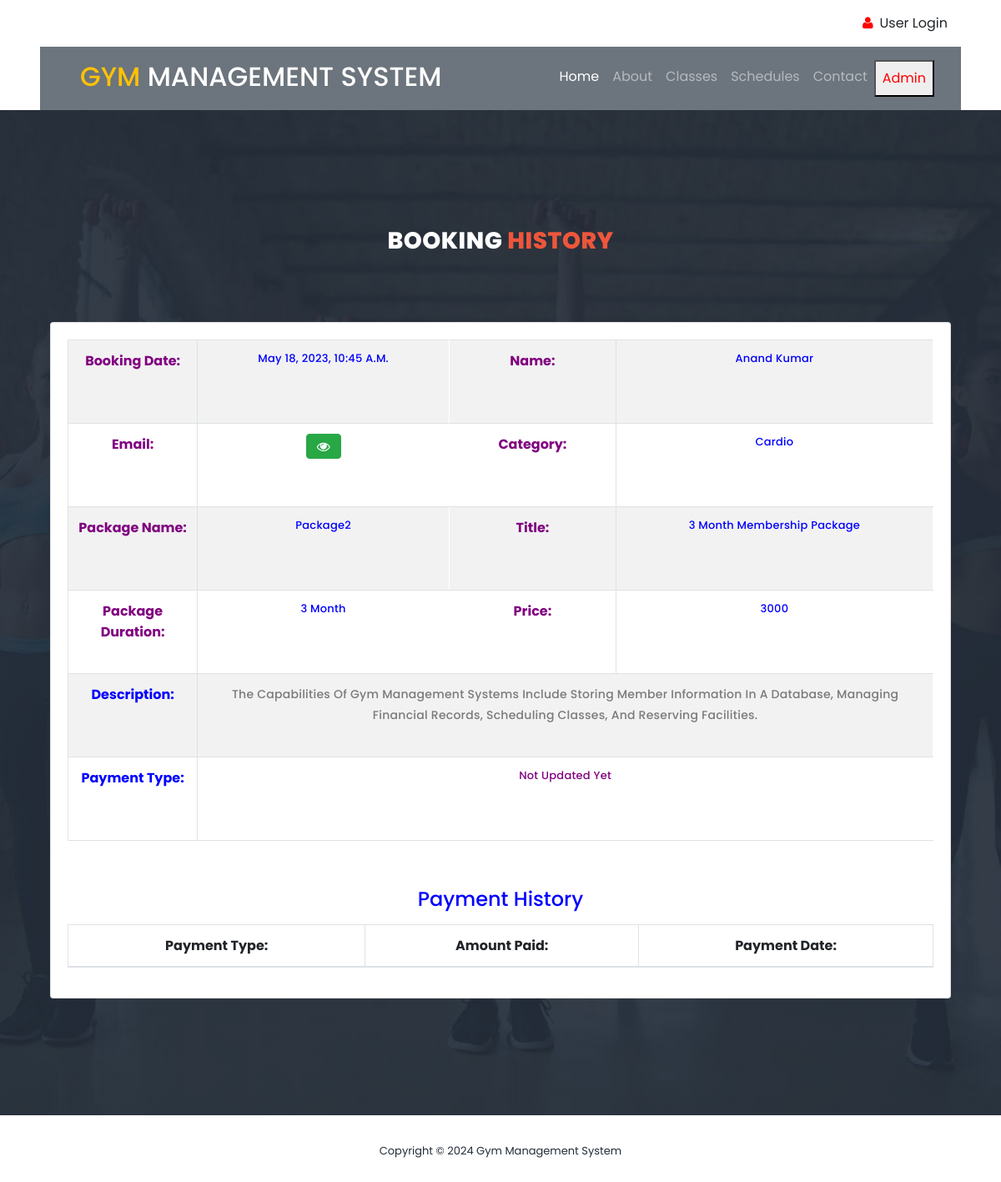
Page /booking_detail/4/ on the committed database.
### gym/models.py (models this page shows, shortened)
class Booking(models.Model):
    package = models.ForeignKey(Package, on_delete=models.CASCADE, null=True, blank=True)
    register = models.ForeignKey(Signup, on_delete=models.CASCADE, null=True, blank=True)
    bookingnumber = models.CharField(max_length=100, null=True, blank=True)
    status = models.IntegerField(choices=STATUS, default=1)
    creationdate = models.DateTimeField(auto_now_add=True)

class Package(models.Model):
    category = models.ForeignKey(Category, on_delete=models.CASCADE, null=True)
    packagename = models.ForeignKey(Packagetype, on_delete=models.CASCADE, null=True)
    titlename = models.CharField(max_length=200, null=True)
    packageduration = models.CharField(max_length=50, null=True)
    price = models.CharField(max_length=200, null=True)
    description = models.CharField(max_length=200, null=True)
    creationdate = models.DateTimeField(auto_now_add=True)

class Signup(models.Model):
    user = models.ForeignKey(User, on_delete=models.CASCADE, null=True)
    mobile = models.CharField(max_length=15, null=True)
    state = models.CharField(max_length=150, null=True)
    city = models.CharField(max_length=150, null=True)
    address = models.CharField(max_length=200, null=True)
    creationdate = models.DateTimeField(auto_now_add=True)

class Category(models.Model):
    categoryname = models.CharField(max_length=200, null=True)
    status = models.CharField(max_length=300, null=True)
    creationdate = models.DateTimeField(auto_now_add=True)

class Packagetype(models.Model):
    category = models.ForeignKey(Category, on_delete=models.CASCADE, null=True)
    packagename = models.CharField(max_length=200, null=True)
    creationdate = models.DateTimeField(auto_now_add=True)
    def __str__(self):
        return self.packagename

### gym/views.py (the view, shortened to what this page needs)
# urls.py: path('booking_detail/<int:pid>/', booking_detail, name="booking_detail"),
def booking_detail(request, pid):
    data = Booking.objects.get(id=pid)
    payment = Paymenthistory.objects.filter(booking=data)
    if request.user.is_staff:
        return render(request, "admin/admin_booking_detail.html", locals())
    else:
        return render(request, "user_booking_detail.html", locals())

### gym/templates/user_booking_detail.html (shortened to what this page needs)
{% load static %}
<link rel="stylesheet" href="https://cdnjs.cloudflare.com/ajax/libs/font-awesome/6.2.0/css/all.min.css" />
<html lang="en">
<head>
    <link rel="stylesheet" type="text/css" href="{% static 'assets/css/bootstrap.min.css' %}">
    <link rel="stylesheet" type="text/css" href="{% static 'assets/css/font-awesome.css' %}">
    <link rel="stylesheet" href="{% static 'assets/css/templatemo-training-studio.css' %}">
</head>
<div class="container-fluid py-3 px-lg-5 d-none d-lg-block">
    <div class="row">
        {% if request.user.is_authenticated %}
        <div class="col-md-6 text-center text-lg-left mb-2 mb-lg-0">
            <div class="d-inline-flex align-items-center">
                <a class="text-body pr-3" href="/user_profile/"><i style="color:red" class="fa fa-user mr-2"></i>My Profile</a>
                <a class="text-body px-3" href="/user_change_password/"><i style="color:red" class="fa fa-unlock-alt mr-2"></i>Change Password</a>
                <a class="text-body px-3" href="/user_logout/"><i style="color:red" class="fa fa-envelope mr-2"></i>Logout</a>
            </div>
        </div>
        {% else %}
        <div class="col-md-12 text-center text-lg-right">
            <div class="d-inline-flex align-items-center">
                <a class="text-body px-3"  href="/user_login/">
                    <i style="color:red" class="fa fa-user mr-2"></i>User Login</a>
            </div>
        </div>
        {% endif %}
    </div>
</div>
<div class="container-fluid position-relative nav-bar p-0">
    <div class="position-relative px-lg-5" style="z-index: 9;">
        <nav class="navbar navbar-expand-lg bg-secondary navbar-dark py-3 py-lg-3 pl-3 pl-lg-5">
            <a href="" >
                <h2 class="text-uppercase text-warning mb-1">Gym <span class="text-white">Management System</span>
                </h2>
            </a>
            <div class="collapse navbar-collapse justify-content-between px-3" id="navbarCollapse">
                <div class="navbar-nav ml-auto py-0">
                    <a href="/" class="nav-item nav-link active">Home</a>
                    <a href="#features" class="nav-item nav-link">About</a>
                    <a href="#our-classes" class="nav-item nav-link">Classes</a>
                    <a href="#schedule" class="nav-item nav-link ">Schedules</a>
                    <a href="#contact-us" class="nav-item nav-link">Contact</a>
                    {% if request.user.is_authenticated %}
                    <a href="/booking_history/" class="nav-item nav-link">Booking History</a>
                    {% else %}
                    <a href="#admin"><button style="color:red" class="nav-item nav-link">Admin</button></a>
                    {% endif %}
                </div>
            </div>
        </nav>
    </div>
</div>
<body>
<section class="section" id="schedule">
    <div class="container">
        <div class="row">
            <div class="col-lg-6 offset-lg-3">
                <div class="section-heading dark-bg">
                    <h2>Booking <em>History</em></h2>
                </div>
            </div>
        </div>
        <section class="content">
        <div class="container">
            <div class="row">
                <div class="col-12">
                    <div class="card">
                        <div class="card-body">
                            <table id="example" class="table table-bordered table-striped">
                                <tr>
                                    <th style="color:purple">Booking Date:</th>
                                    <td style="color:blue">{{data.package.creationdate}}</td>
                                    <th style="color:purple">Name:</th>
                                    <td style="color:blue">{{data.register.user.first_name}} {{data.register.user.last_name}}</td>
                                </tr>
                                <tr>
                                    <th style="color:purple">Email:</th>
                                    <td>
                                        <button type="button" class="btn btn-success" id="email-btn-{{forloop.counter}}" onclick="togglePassword('email-{{forloop.counter}}', this.id)"><i class="fa fa-eye"></i></button>
                                    </td>
                                    <th style="color:purple">Category:</th>
                                    <td style="color:blue">{{data.package.category.categoryname}}</td>
                                </tr>
                                <tr>
                                    <th style="color:purple">Package Name:</th>
                                    <td style="color:blue">{{data.package.packagename}}</td>
                                    <th style="color:purple">Title:</th>
                                    <td style="color:blue">{{data.package.titlename}}</td>
                                </tr>
                                <tr>
                                    <th style="color:purple">Package Duration:</th>
                                    <td style="color:blue">{{data.package.packageduration}}</td>
                                    <th style="color:purple">Price:</th>
                                    <td style="color:blue">{{data.package.price}}</td>
                                </tr>
                                <tr>
                                    <th style="color:blue">Description:</th>
                                    <td colspan="10" style="color:purple">{{data.package.description|safe}}</td>
                                </tr>
                                <tr>
                                    <th style="color:blue">Payment Type:</th>
                                    <td colspan="10" style="color:purple">{{data.get_status_display}}</td>
                                </tr>
                            </table>
                            <table id="example6" class="table table-bordered table-striped">
                                        <div class="card-body">
                                            <tr>
                                                <center>
                                                    <h4 style="color:blue">Payment History</h4>
                                                </center>
                                            </tr>
                                            <table id="example5" class="table table-bordered table-striped">
                                                <thead>
                                                <tr>
                                                    <th>Payment Type:</th>
                                                    <th>Amount Paid:</th>
                                                    <th>Payment Date:</th>
                                                </tr>
                                                </thead>
                                            </table>
                                        </div>
                            </table>
                        </div>
                    </div>
                </div>
            </div>
        </div>
        </section>
    </div>
</section>
<footer>
    <div class="container">
        <div class="row">
            <div class="col-lg-12">
                <p>Copyright &copy;
                    Gym Management System
                </p>
            </div>
        </div>
    </div>
</footer>
</body>
</html>

### gym/static/assets/css/templatemo-training-studio.css (style rules this page uses)
html, body, div, span, applet, object, iframe, h1, h2, h3, h4, h5, h6, p, blockquote, div pre, a, abbr, acronym, address, big, cite, code, del, dfn, em, font, img, ins, kbd, q, s, samp, small, strike, strong, sub, sup, tt, var, b, u, i, center, dl, dt, dd, ol, ul, li, figure, header, nav, section, article, aside, footer, figcaption { margin: 0; padding: 0; border: 0; outline: 0; }
header, nav, section, article, aside, footer, hgroup { display: block; }
* { box-sizing: border-box; }
html, body { font-family: 'Poppins', sans-serif; font-weight: 400; background-color: #fff; font-size: 16px; -ms-text-size-adjust: 100%; -webkit-font-smoothing: antialiased; -moz-osx-font-smoothing: grayscale; }
a { text-decoration: none !important; }
h1, h2, h3, h4, h5, h6 { margin-top: 0px; margin-bottom: 0px; }
p { font-size: 14px; line-height: 25px; color: #7a7a7a; }
html, body { background: #fff; font-family: 'Poppins', sans-serif; }
.section-heading { text-align: center; margin-top: 140px; margin-bottom: 80px; }
.section-heading h2 { font-size: 28px; font-weight: 800; color: #232d39; text-transform: uppercase; letter-spacing: 0.5px; margin-top: 0px; margin-bottom: 0px; }
.section-heading h2 em { font-style: normal; color: #ed563b; }
.dark-bg h2 { color: #fff; }
#schedule { padding: 0px 0px 140px 0px; background-image: url(../images/schedule-bg.jpg); background-position: center center; background-repeat: no-repeat; background-size: cover; }
#schedule table { width: 100%; text-align: center; border: 1px solid #fff; }
#schedule table tbody tr { border-bottom: 1px solid #fff; }
#schedule table tbody tr td { border-right: 1px solid #fff; height: 100px; }
#schedule table tr td { color: #fff; font-size: 13px; text-transform: capitalize; font-weight: 500; letter-spacing: 0.25px; }
footer { text-align: center; padding: 30px 0px; }
footer p { color: #232d39; font-size: 13px; }

### gym/templates/user_booking_detail.html (style rules this page uses)
td { padding:0px; }

### rows in the picture
Booking: package.creationdate "May 18, 2023, 10:45 A.m.", register.user.first_name "Anand", register.user.last_name "Kumar", package.category.categoryname "Cardio", package.packagename "Package2", package.titlename "3 Month Membership Package", package.packageduration "3 Month", package.price "3000", package.description "The Capabilities Of Gym Management Systems Include Storing Member Information In A Database, Managing Financial Records, Scheduling Classes, And Reserving Facilities.", status "Not Updated Yet"
